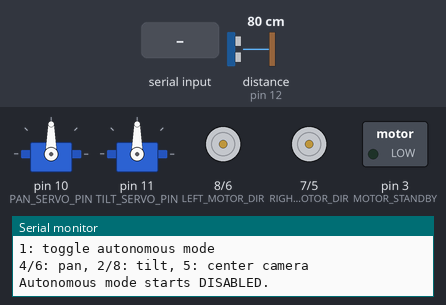
Bench run of a sketch on a simulated Arduino Uno, built with avr-gcc and run on an emulated ATmega328P. Parts: 2 × servo, direction and speed pins drawn as motors (green arrow = direction pin HIGH = forward, orange = LOW = backward, longer = more drive, stopped while the standby pin is LOW), switched loads named in the sketch (green lamp = pin HIGH), the last lines printed to the serial monitor. The inputs (shaded band) are chosen by the test bench; at power-on: distance to the obstacle (sensor on pin 12) 80 cm. The echo pulse lasts 58.3 µs per cm; pins used as bus, display or sensor lines are not drawn.

Above: at 1.8 s.
1.9 s: "A" received over Serial
At 2.4 s:
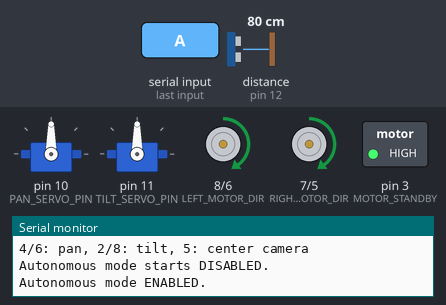
3.4 s: distance to the obstacle (sensor on pin 12) set to 33 cm
4.9 s: distance to the obstacle (sensor on pin 12) set to 28 cm
At 5.12 s:
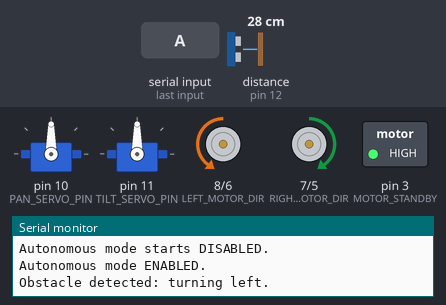
7.9 s: distance to the obstacle (sensor on pin 12) set to 35 cm
At 9.2 s:
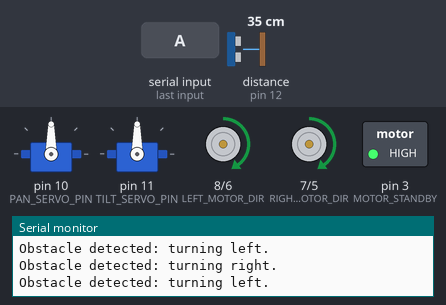
9.5 s: "X" received over Serial
At 10.4 s:
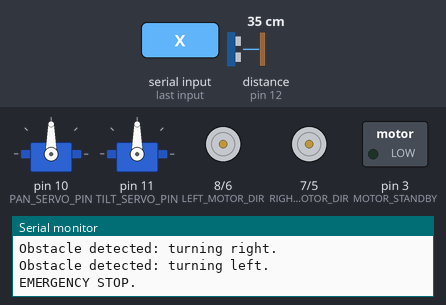
Timing chart, 0 to 12.0 s (numbered marks = the images above; inputs shaded):
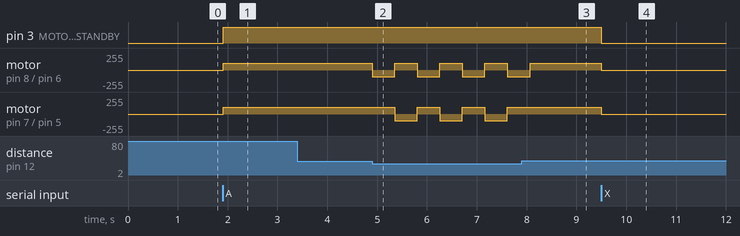

The sketch:

IndoorSecurityRoverRemote.ino
```cpp
#include <Servo.h>

// Decode only the NEC protocol used by the ELEGOO remote.
#define DECODE_NEC
#include <IRremote.hpp>

// Indoor Security Rover - autonomous and infrared remote control
// Rearward movement remains disabled until a working rear sensor is installed.

// ELEGOO Smart Robot Car V4.0 motor-shield pins
const uint8_t RIGHT_MOTOR_PWM = 5;
const uint8_t LEFT_MOTOR_PWM  = 6;
const uint8_t RIGHT_MOTOR_DIR = 7;
const uint8_t LEFT_MOTOR_DIR  = 8;
const uint8_t MOTOR_STANDBY   = 3;

// Infrared receiver and pan-tilt servos
const uint8_t IR_RECEIVE_PIN = 9;
const uint8_t PAN_SERVO_PIN  = 10;
const uint8_t TILT_SERVO_PIN = 11;

// Fixed front ultrasonic sensor
const uint8_t FRONT_TRIG_PIN = 13;
const uint8_t FRONT_ECHO_PIN = 12;

// Conservative indoor settings
const uint8_t DRIVE_SPEED = 100;
const uint8_t TURN_SPEED = 100;
const uint16_t STOP_DISTANCE_CM = 30;
const unsigned long MANUAL_DRIVE_TIME_MS = 300;
const unsigned long MANUAL_TURN_TIME_MS = 250;
const unsigned long AUTO_TURN_TIME_MS = 450;
const unsigned long SENSOR_INTERVAL_MS = 100;

// ELEGOO NEC remote command bytes
const uint8_t IR_UP    = 0x46;
const uint8_t IR_DOWN  = 0x15;
const uint8_t IR_LEFT  = 0x44;
const uint8_t IR_RIGHT = 0x43;
const uint8_t IR_OK    = 0x40;
const uint8_t IR_1     = 0x16;
const uint8_t IR_2     = 0x19;
const uint8_t IR_4     = 0x0C;
const uint8_t IR_5     = 0x18;
const uint8_t IR_6     = 0x5E;
const uint8_t IR_8     = 0x1C;

Servo panServo;
Servo tiltServo;

enum RoverState {
  STOPPED,
  CHECKING_PATH,
  MOVING_FORWARD,
  TURNING
};

RoverState roverState = STOPPED;
bool autonomousEnabled = false;
bool nextTurnIsLeft = true;
unsigned long turnStartedAt = 0;
unsigned long lastSensorCheck = 0;

uint16_t readFrontDistanceCm()
{
  digitalWrite(FRONT_TRIG_PIN, LOW);
  delayMicroseconds(2);
  digitalWrite(FRONT_TRIG_PIN, HIGH);
  delayMicroseconds(10);
  digitalWrite(FRONT_TRIG_PIN, LOW);

  const unsigned long duration = pulseIn(FRONT_ECHO_PIN, HIGH, 20000UL);

  // No echo is treated as unsafe.
  if (duration == 0) {
    return 0;
  }

  return static_cast<uint16_t>(duration / 58UL);
}

void stopMotors()
{
  analogWrite(RIGHT_MOTOR_PWM, 0);
  analogWrite(LEFT_MOTOR_PWM, 0);
  digitalWrite(MOTOR_STANDBY, LOW);
}

void driveMotors(int16_t leftSpeed, int16_t rightSpeed)
{
  const uint8_t leftPwm = constrain(abs(leftSpeed), 0, 255);
  const uint8_t rightPwm = constrain(abs(rightSpeed), 0, 255);

  if (leftPwm == 0 && rightPwm == 0) {
    stopMotors();
    return;
  }

  digitalWrite(MOTOR_STANDBY, HIGH);
  digitalWrite(LEFT_MOTOR_DIR, leftSpeed >= 0 ? HIGH : LOW);
  digitalWrite(RIGHT_MOTOR_DIR, rightSpeed >= 0 ? HIGH : LOW);
  analogWrite(LEFT_MOTOR_PWM, leftPwm);
  analogWrite(RIGHT_MOTOR_PWM, rightPwm);
}

void disableAutonomous()
{
  autonomousEnabled = false;
  roverState = STOPPED;
  stopMotors();
}

void manualForwardPulse()
{
  disableAutonomous();
  const uint16_t distance = readFrontDistanceCm();

  if (distance == 0 || distance <= STOP_DISTANCE_CM) {
    Serial.println(F("Remote forward blocked by front sensor."));
    return;
  }

  driveMotors(DRIVE_SPEED, DRIVE_SPEED);
  delay(MANUAL_DRIVE_TIME_MS);
  stopMotors();
}

void manualTurnPulse(bool turnLeft)
{
  disableAutonomous();

  if (turnLeft) {
    driveMotors(-TURN_SPEED, TURN_SPEED);
  } else {
    driveMotors(TURN_SPEED, -TURN_SPEED);
  }

  delay(MANUAL_TURN_TIME_MS);
  stopMotors();
}

void beginAutonomousTurn()
{
  stopMotors();

  if (nextTurnIsLeft) {
    driveMotors(-TURN_SPEED, TURN_SPEED);
    Serial.println(F("Obstacle detected: turning left."));
  } else {
    driveMotors(TURN_SPEED, -TURN_SPEED);
    Serial.println(F("Obstacle detected: turning right."));
  }

  nextTurnIsLeft = !nextTurnIsLeft;
  turnStartedAt = millis();
  roverState = TURNING;
}

void toggleAutonomous()
{
  autonomousEnabled = !autonomousEnabled;
  stopMotors();

  if (autonomousEnabled) {
    roverState = CHECKING_PATH;
    Serial.println(F("Autonomous mode ENABLED."));
  } else {
    roverState = STOPPED;
    Serial.println(F("Autonomous mode DISABLED."));
  }
}

void handleRemoteCommand(uint8_t command)
{
  switch (command) {
    case IR_UP:
      manualForwardPulse();
      break;

    case IR_DOWN:
      disableAutonomous();
      Serial.println(F("Reverse disabled until rear sensor is replaced."));
      break;

    case IR_LEFT:
      manualTurnPulse(true);
      break;

    case IR_RIGHT:
      manualTurnPulse(false);
      break;

    case IR_OK:
      disableAutonomous();
      Serial.println(F("EMERGENCY STOP."));
      break;

    case IR_1:
      toggleAutonomous();
      break;

    case IR_2:
      tiltServo.write(75);
      break;

    case IR_8:
      tiltServo.write(105);
      break;

    case IR_4:
      panServo.write(75);
      break;

    case IR_6:
      panServo.write(105);
      break;

    case IR_5:
      panServo.write(90);
      tiltServo.write(90);
      break;

    default:
      Serial.print(F("Unmapped remote command: 0x"));
      Serial.println(command, HEX);
      break;
  }
}

void handleSerialCommand(char command)
{
  if (command >= 'a' && command <= 'z') {
    command = command - ('a' - 'A');
  }

  if (command == 'A') {
    toggleAutonomous();
  } else if (command == 'X') {
    disableAutonomous();
    Serial.println(F("EMERGENCY STOP."));
  }
}

void runAutonomousMode()
{
  if (!autonomousEnabled) {
    return;
  }

  const unsigned long now = millis();

  if (roverState == TURNING) {
    if (now - turnStartedAt >= AUTO_TURN_TIME_MS) {
      stopMotors();
      roverState = CHECKING_PATH;
    }
    return;
  }

  if (now - lastSensorCheck < SENSOR_INTERVAL_MS) {
    return;
  }

  lastSensorCheck = now;
  const uint16_t distance = readFrontDistanceCm();

  if (distance == 0) {
    Serial.println(F("Front sensor lost echo: stopped."));
    stopMotors();
    roverState = CHECKING_PATH;
    return;
  }

  if (distance <= STOP_DISTANCE_CM) {
    beginAutonomousTurn();
  } else {
    driveMotors(DRIVE_SPEED, DRIVE_SPEED);
    roverState = MOVING_FORWARD;
  }
}

void printHelp()
{
  Serial.println(F("Indoor Security Rover remote control"));
  Serial.println(F("Arrows: manual movement (reverse disabled)"));
  Serial.println(F("OK: emergency stop"));
  Serial.println(F("1: toggle autonomous mode"));
  Serial.println(F("4/6: pan, 2/8: tilt, 5: center camera"));
  Serial.println(F("Autonomous mode starts DISABLED."));
}

void setup()
{
  pinMode(RIGHT_MOTOR_PWM, OUTPUT);
  pinMode(LEFT_MOTOR_PWM, OUTPUT);
  pinMode(RIGHT_MOTOR_DIR, OUTPUT);
  pinMode(LEFT_MOTOR_DIR, OUTPUT);
  pinMode(MOTOR_STANDBY, OUTPUT);
  stopMotors();

  pinMode(FRONT_TRIG_PIN, OUTPUT);
  pinMode(FRONT_ECHO_PIN, INPUT);
  digitalWrite(FRONT_TRIG_PIN, LOW);

  panServo.attach(PAN_SERVO_PIN, 500, 2400);
  tiltServo.attach(TILT_SERVO_PIN, 500, 2400);
  panServo.write(90);
  tiltServo.write(90);

  Serial.begin(9600);
  IrReceiver.begin(IR_RECEIVE_PIN, DISABLE_LED_FEEDBACK);

  delay(500);
  printHelp();
}

void loop()
{
  if (IrReceiver.decode()) {
    // Ignore held-button repeat frames to keep movement pulses controlled.
    if (!(IrReceiver.decodedIRData.flags & IRDATA_FLAGS_IS_REPEAT)) {
      handleRemoteCommand(IrReceiver.decodedIRData.command);
    }
    IrReceiver.resume();
  }

  while (Serial.available() > 0) {
    handleSerialCommand(Serial.read());
  }

  runAutonomousMode();
}
```

Measured:
- the behaviour switches between 31 and 30 cm on distance to the obstacle (sensor on pin 12) (found by bisection; images 1 and 2)
- after the input at 1.9 s, pin 3 (MOTOR_STANDBY): LOW → HIGH at once; motor on pin 8 (LEFT_MOTOR_DIR) / pin 6 (LEFT_MOTOR_PWM), motor on pin 7 (RIGHT_MOTOR_DIR) / pin 5 (RIGHT_MOTOR_PWM): stopped → forward 100/255 at once
- after the input at 3.4 s, every drawn part: stays the same
- after the input at 4.9 s, motor on pin 8 (LEFT_MOTOR_DIR) / pin 6 (LEFT_MOTOR_PWM): alternates forward 100/255 for 0.45 s and backward 100/255 for 0.45 s, starting at once; motor on pin 7 (RIGHT_MOTOR_DIR) / pin 5 (RIGHT_MOTOR_PWM): alternates forward 100/255 for 0.45 s and backward 100/255 for 0.45 s, starting after 0.46 s
- after the input at 7.9 s, motor on pin 8 (LEFT_MOTOR_DIR) / pin 6 (LEFT_MOTOR_PWM): goes on until 8.1 s, then stays forward 100/255; motor on pin 7 (RIGHT_MOTOR_DIR) / pin 5 (RIGHT_MOTOR_PWM): stops changing and stays forward 100/255
- after the input at 9.5 s, pin 3 (MOTOR_STANDBY): HIGH → LOW at once; motor on pin 8 (LEFT_MOTOR_DIR) / pin 6 (LEFT_MOTOR_PWM), motor on pin 7 (RIGHT_MOTOR_DIR) / pin 5 (RIGHT_MOTOR_PWM): forward 100/255 → stopped at once
